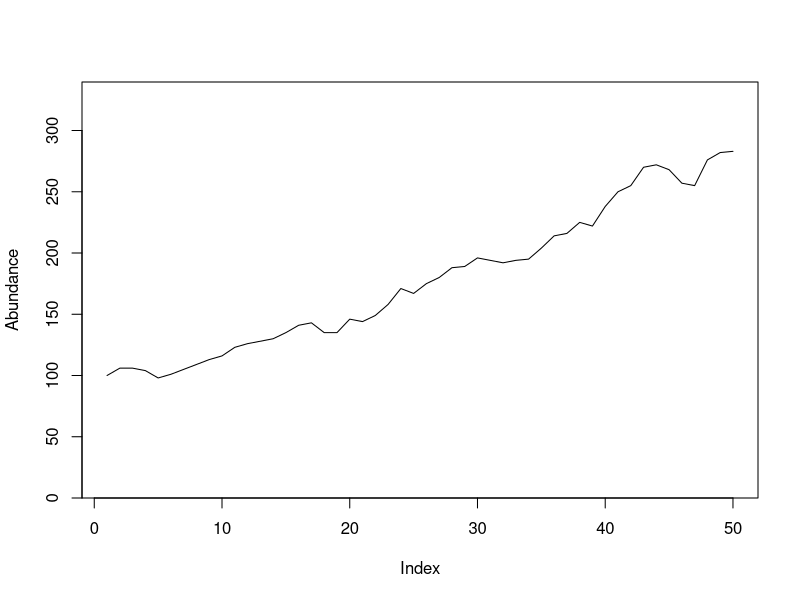
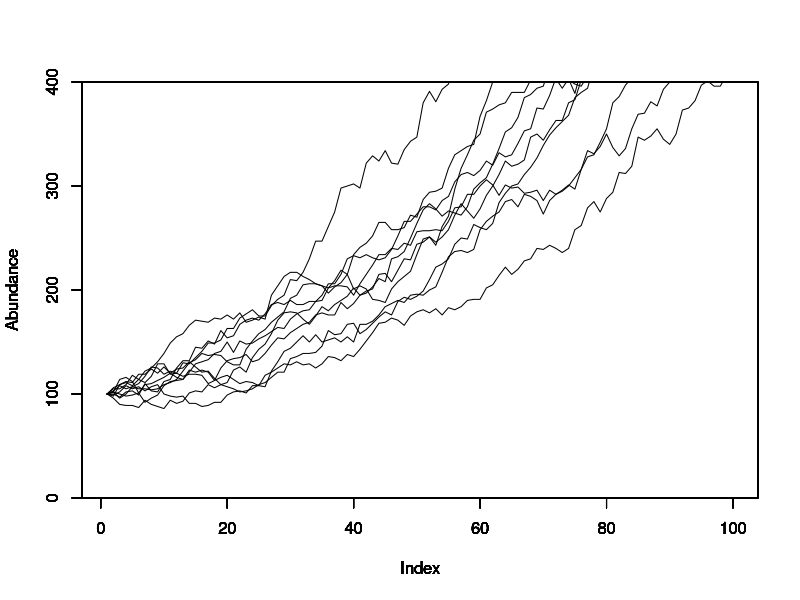

These charts were generated, in order, by the following R code:
##################################################
#Individual based model in R 
#model is N(t+1) = N(t) + b*N(t) - m*N(t)
#where b is proportion of births and m is proportions of deaths
#at t = 1, N(t)=N0
#using binomial draws to speed up the individual based model
###################################################
#Written by Trevor A. Branch 2 April 2013 for FISH458
##################################################
indiv.model.binom <- function(b=0.1, m=0.1, N0=100, nyears=50) {
   N.vec <- vector(length=nyears)   #start in year 0 end in year 50
   N.vec[1] <- N0
   
   for (yr in 2:nyears) {   #loop through years
      births <- rbinom(n=1,size=N.vec[yr-1],prob=b)   #random draw from binomial (n=1 means one draw) 
      deaths <- rbinom(n=1,size=N.vec[yr-1],prob=m)
      N.vec[yr] <- N.vec[yr-1]+births-deaths
   }
   return(N.vec)
}
#plot one trajectory
Abundance <- indiv.model.binom(b=0.15,m=0.13)
plot(Abundance, ylim=c(0,1.2*max(Abundance)), type="l", yaxs="i")    #ylim, type, yaxs makes plots nicer

#plot ten trajectories
for (j in 1:10) {
   Abundance <- indiv.model.binom(b=0.15,m=0.13, N0=100, nyears=100)
   if (j>1) { 
      par(new=T) 
   }
   plot(Abundance, ylim=c(0,400), type="l", yaxs="i")    #ylim, type, yaxs makes plots nicer
}